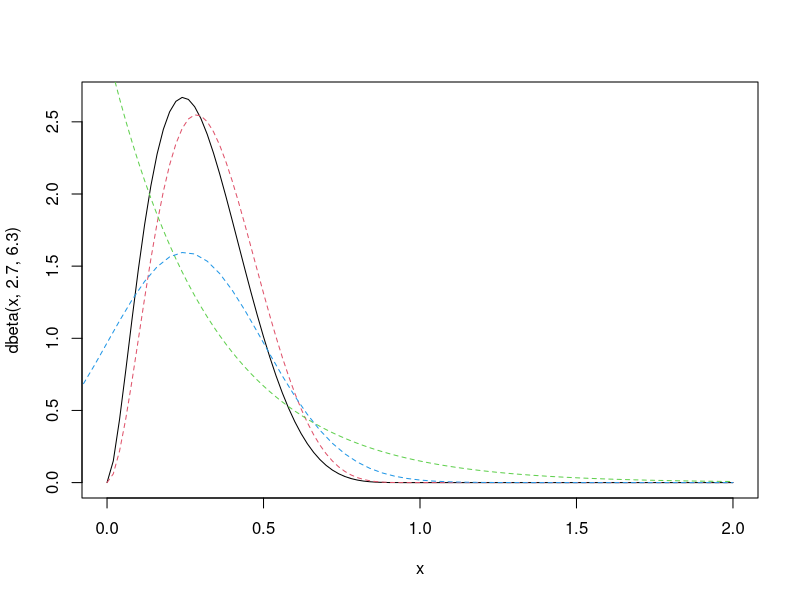
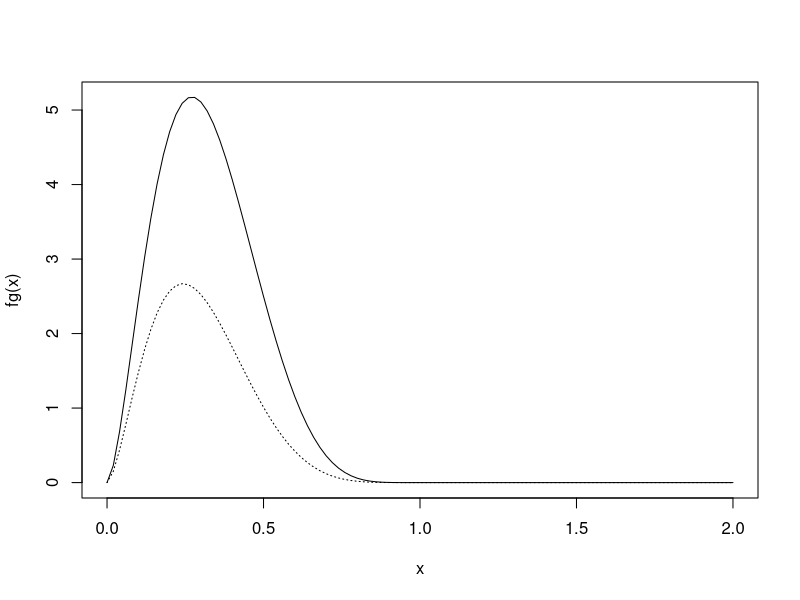
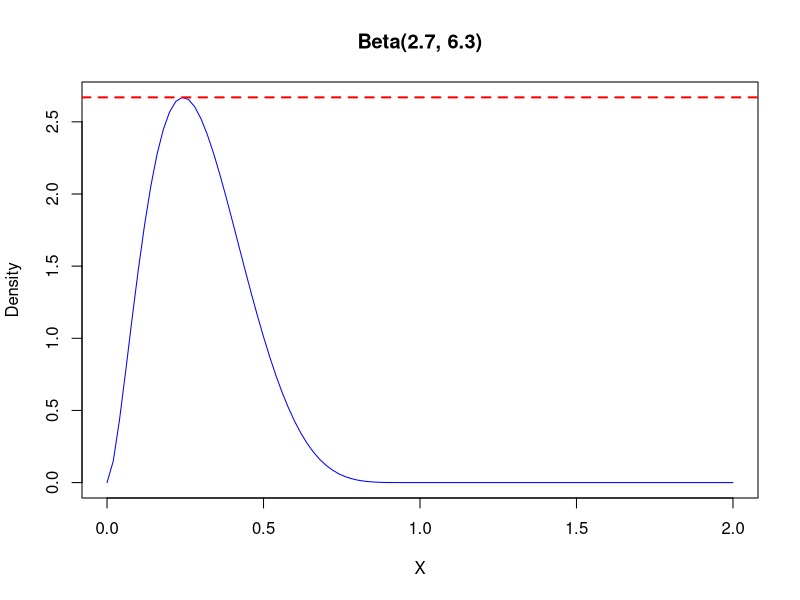
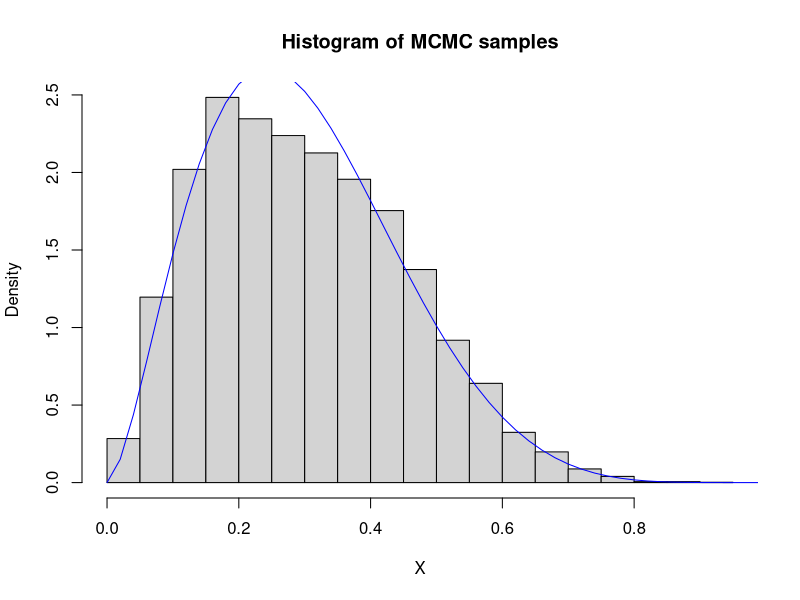
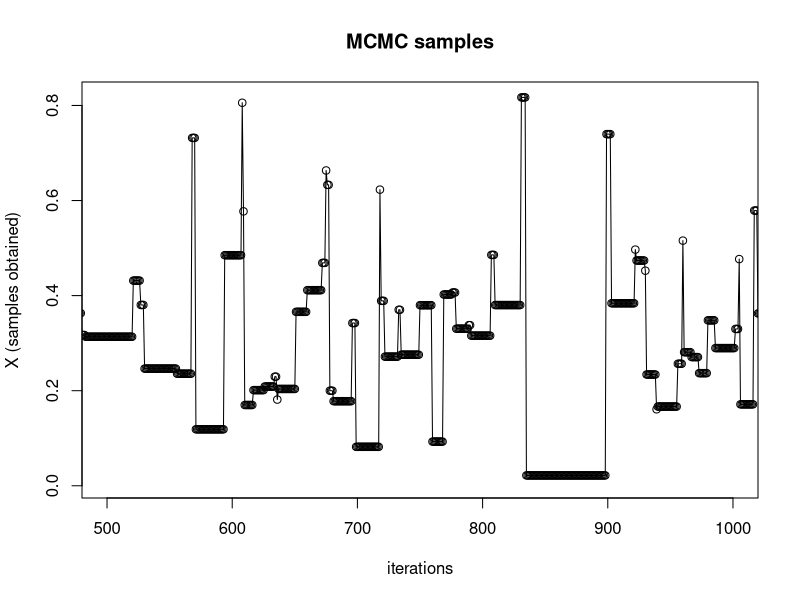
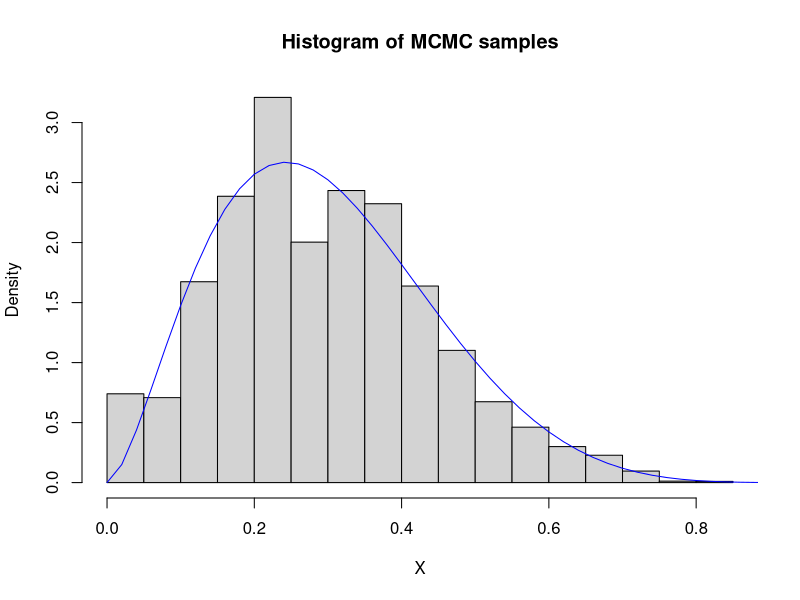
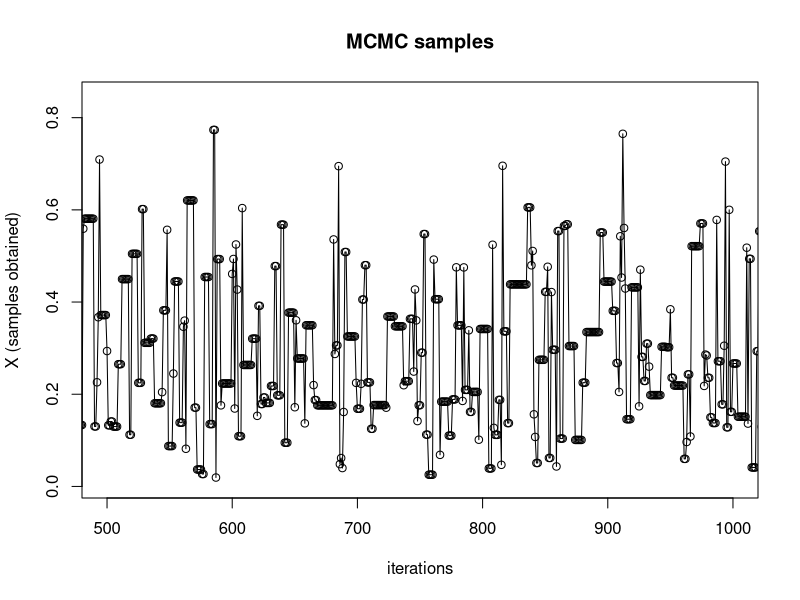
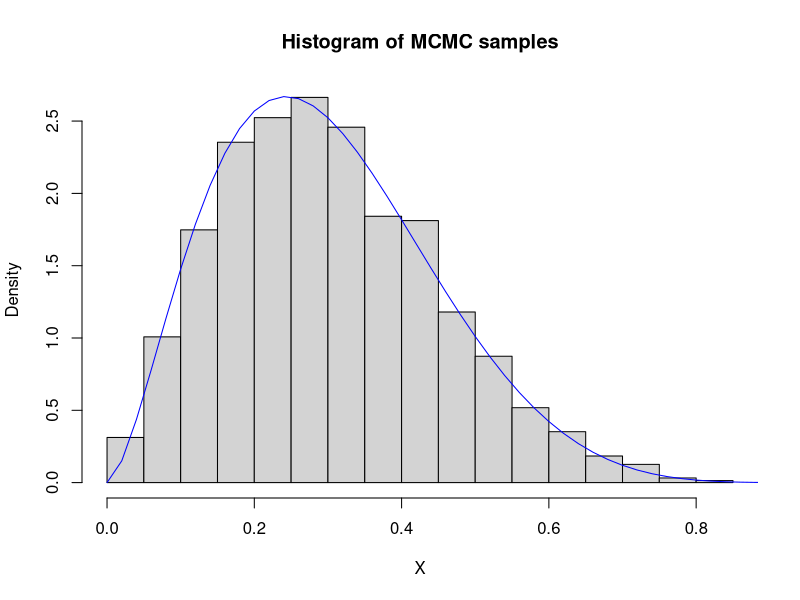

Write the R code that produced these figures, in order.
## ---- chunk 1
## potential instumential distributions
curve(expr = dbeta(x, 2.7, 6.3), from = 0, to = 2)
curve(expr = dbeta(x, 3, 6), from = 0, to = 2, add = TRUE, col = 2, lty = 2)
curve(expr = dexp(x, rate = 3), from = 0, to = 2, add = TRUE, col = 3, lty = 2)
#curve(expr = dnorm(x, mean = 1, sd = 1), from = 0, to = 2, add = TRUE, col = 4, lty = 2)
curve(expr = dnorm(x, mean = 0.25, 0.25), from = -2, to = 2, add = TRUE, col = 4, lty = 2)







fg = function(x){
  1.5*dbeta(x, 2.7, 6.3)/dexp(x, rate = 1)
}

curve(expr = fg, from = 0, to = 2)
curve(expr = dbeta(x, 2.7, 6.3), from = 0, to = 2, add = TRUE, lty = 3)

## ---- chunk 2
N = 10000

## For accept-reject, we need to find a value for M
## we can use `optimize` to find the maximum of our target density
maximum  = optimize(f = function(x){ dbeta(x, 2.7, 6.3) }, 
                    interval = c(0, 2), maximum = TRUE ) ## obtain maximum

## M here is basically random guess
M = maximum$objective  ## something smaller like 1.5 works too!
curve(expr = dbeta(x, 2.7, 6.3), 
      from = 0, to = 2, col = "blue",
      main = "Beta(2.7, 6.3)", xlab = "X", ylab = "Density")
abline(h = M, lty = 2, lwd = 2, col = "red")

f = function(x){
  dbeta(x, 2.7, 6.3)
}

g = function(x){
  #dnorm(x, mean = maximum$maximum, sd = 0.25)
  dexp(x, rate = 1)
}


#N = 100000
X = numeric(N)
i = 0
while(i < N){
  #Y = abs(rnorm(n = 1, mean = maximum$maximum, sd = 0.25))
  Y = rexp(n = 1, rate = 1)
  U = runif(1)
  if(U*M <= f(Y)/g(Y)){
    i = i + 1
    X[i] = Y
  }
}



print("sample mean from direct samples")
mean(rbeta(n = 1000, shape1 = 2.7, shape2 = 6.3))
print("sample mean from Accept-Reject samples")
mean(X)


## see how samples from chain compare to Beta(2.7, 6.3) density
hist(X, main = "Histogram of MCMC samples", prob = TRUE)
curve(expr = dbeta(x, 2.7, 6.3), 
      from = 0, to = 2, add = TRUE, col = "blue")

## ---- chunk 3
## Metropolis Hastings
## now compare results with Beta(2.7, 6.3)

N = 10000
X = numeric(N)
X[1] = rbeta(n = 1, shape1 = 2.7, shape2 = 6.3) ## initial value
for(i in 1:N){
  Y = rexp(n = 1, rate = X[i])
  rho = (dbeta(x = Y, 2.7, 6.3) * dexp(x = X[i], rate = Y)) / 
    (dbeta(x = X[i], 2.7, 6.3) * dexp(x = Y, rate = X[i])) 
  
  if(runif(1) < rho){
    X[i+1] = Y
  } else{
    X[i+1] = X[i]
  }
  
}

print("sample mean from direct samples")
mean(rbeta(n = 1000, shape1 = 2.7, shape2 = 6.3))
print("sample mean from M-H samples")
mean(X)

## see chain transitions
plot(X, type = "o", main = "MCMC samples",
     xlim = c(500,1000),
     xlab = "iterations", ylab = "X (samples obtained)")

## see how samples from chain compare to Beta(2.7, 6.3) density
hist(X, main = "Histogram of MCMC samples", prob = TRUE)
curve(expr = dbeta(x, 2.7, 6.3), 
      from = 0, to = 2, add = TRUE, col = "blue")


## ---- chunk 4

## Metropolis Hastings
## now compare results with Beta(2.7, 6.3)

N = 10000
X = numeric(N)
X[1] = rbeta(n = 1, shape1 = 2.7, shape2 = 6.3)
for(i in 1:N){
  Y = rexp(n = 1, rate = 1)
  rho = (dbeta(x = Y, 2.7, 6.3) * dexp(x = X[i], rate = 1)) / 
    (dbeta(x = X[i], 2.7, 6.3) * dexp(x = Y, rate = 1)) 
  
  if(runif(1) < rho){
    X[i+1] = Y
  } else{
    X[i+1] = X[i]
  }
  
}



print("sample mean from direct samples")
mean(rbeta(n = 1000, shape1 = 2.7, shape2 = 6.3))
print("sample mean from M-H samples")
mean(X)


## see chain transitions
plot(X, type = "o", main = "MCMC samples",
     xlim = c(500,1000),
     xlab = "iterations", ylab = "X (samples obtained)")

## see how samples from chain compare to Beta(2.7, 6.3) density
hist(X, main = "Histogram of MCMC samples", prob = TRUE)
curve(expr = dbeta(x, 2.7, 6.3), 
      from = 0, to = 2, add = TRUE, col = "blue")



## ---- chunk 5
N = 10000

## For accept-reject, we need to find a value for M
## we can use `optimize` to find the maximum of our target density
maximum  = optimize(f = function(x){ dgamma(x = x, shape = 4.3, rate = 6.2)}, 
                    interval = c(0, 2), maximum = TRUE ) ## obtain maximum

M = maximum$objective
curve(expr = dgamma(x = x, shape = 4.3, rate = 6.2), 
      from = 0, to = 2, col = "blue",
      main = "Gamma(4.3, 6.2", xlab = "X", ylab = "Density")
abline(h = M, lty = 3, lwd = 2, col = "red")

f = function(x){
  dgamma(x = x, shape = 4.3, rate = 6.2)
}

g = function(x){
  dgamma(x = x, shape = 4, rate = 7)
}


#N = 10
X = numeric(N)
i = 0
while(i < N){
  Y = rgamma(n = 1, shape = 4, rate = 7)
  U = runif(1)
  if(U*M <= f(Y)/g(Y)){
    i = i + 1
    X[i] = Y
  }
}

## see how samples from chain compare to Gamma density
hist(X, main = "Histogram of MCMC samples", prob = TRUE)
curve(expr = dgamma(x = x, shape = 4.3, rate = 6.2), 
      from = 0, to = 2, add = TRUE, col = "blue")

## ---- chunk 6
## Metropolis Hastings 

N = 10000
X = numeric(N)
X[1] = rgamma(n = 1, shape = 4.3, rate = 6.2)
for(i in 1:N){
  Y = rgamma(n = 1, shape = 4, rate = 7)
  rho = (dgamma(x = Y, shape = 4.3, rate = 6.2) * dgamma(x = X[i], shape = 4, rate = 7)) / 
    (dgamma(x = X[i], shape = 4.3, rate = 6.2) * dgamma(x = Y, shape = 4, rate = 7)) 
  #X[i+1] = X[i] + (Y - X[i])*(runif(1) < rho) ## equivalent to if-else statement below
  if(runif(1) < rho){
    X[i+1] = Y
  } else{
    X[i+1] = X[i]
  }
  
}



mean(X)

## see chain transitions
par(mfrow = c(1,2))
plot(X, type = "o", main = "MCMC samples",
     xlim = c(1,200),
     xlab = "iterations", ylab = "X (samples obtained)")

plot(X, type = "o", main = "MCMC samples",
     xlim = c(N-200,N),
     xlab = "iterations", ylab = "X (samples obtained)")
par(mfrow = c(1,1))


## see how samples from chain compare to Gamma density
hist(X, main = "Histogram of MCMC samples", prob = TRUE)
curve(expr = dgamma(x = x, shape = 4.3, rate = 6.2), 
      from = 0, to = 2, add = TRUE, col = "blue")

## ---- chunk 7

## Metropolis Hastings
## now compare results with Gamma(5,6)

N = 10000
X = numeric(N)
X[1] = rgamma(n = 1, shape = 4.3, rate = 6.2)
for(i in 1:N){
  Y = rgamma(n = 1, shape = 5, rate = 6)
  rho = (dgamma(x = Y, shape = 4.3, rate = 6.2) * dgamma(x = X[i], shape = 5, rate = 6)) / 
    (dgamma(x = X[i], shape = 4.3, rate = 6.2) * dgamma(x = Y, shape = 5, rate = 6)) 
  #X[i+1] = X[i] + (Y - X[i])*(runif(1) < rho) ## equivalent to if-else statement below
  if(runif(1) < rho){
    X[i+1] = Y
  } else{
    X[i+1] = X[i]
  }
  
}



mean(X)

## see chain transitions
plot(X, type = "o", main = "MCMC samples",
     xlim = c(500,1000),
     xlab = "iterations", ylab = "X (samples obtained)")

## see how samples from chain compare to Gamma density
hist(X, main = "Histogram of MCMC samples", prob = TRUE)
curve(expr = dgamma(x = x, shape = 4.3, rate = 6.2), 
      from = 0, to = 2, add = TRUE, col = "blue")



## ---- chunk 8

dRayleigh = function(x, sigma = 4){
  ## any needed for `curve`
  if(any(x < 0)){
    out = 0
  } else{
  out = (x/sigma^2) * exp(-x^2 / (2 * sigma^2))
  }
  return(out)
}

N = 10000

X = numeric(N)
X[1] = 2 ## some random value

for(i in 1:N){
  Y = rchisq(n = 1, df = X[i])
  U = runif(1)
  rho = (dRayleigh(Y) * dchisq(x = X[i], df = Y)) / 
        (dRayleigh(X[i]) * dchisq(x = Y, df = X[i]))
  if(U < rho){
    X[i+1] = Y
  } else {
    X[i+1] = X[i]
  }
}



## see how samples from chain compare to Gamma density
hist(X, main = "Histogram of MCMC samples", prob = TRUE)
curve(expr = dRayleigh, 
      from = 0, to = 20, add = TRUE, col = "blue")



## ---- chunk 9

dRayleigh = function(x, sigma = 4){
  ## any needed for `curve`
  if(any(x < 0)){
    out = 0
  } else{
  out = (x/sigma^2) * exp(-x^2 / (2 * sigma^2))
  }
  return(out)
}

N = 10000

X = numeric(N)
X[1] = 2 ## some random value

for(i in 1:N){
  Y = rgamma(n = 1, shape = X[i], rate = 1)
  U = runif(1)
  rho = (dRayleigh(Y) * dgamma(x = X[i], shape = Y, rate = 1)) / 
        (dRayleigh(X[i]) * dgamma(x = Y, shape = X[i], rate = 1))
  if(U < rho){
    X[i+1] = Y
  } else {
    X[i+1] = X[i]
  }
}



## see how samples from chain compare to Gamma density
hist(X, main = "Histogram of MCMC samples", prob = TRUE)
curve(expr = dRayleigh, 
      from = 0, to = 20, add = TRUE, col = "blue")



## ---- chunk 10

dRayleigh = function(x, sigma = 4){
  ## any needed for `curve`
  if(any(x < 0)){
    out = 0
  } else{
  out = (x/sigma^2) * exp(-x^2 / (2 * sigma^2))
  }
  return(out)
}


N = 10000

X = numeric(N)
X[1] = 2 ## some random value

for(i in 1:N){
  Y = rgamma(n = 1, shape = 2, rate = 1)
  U = runif(1)
  rho = (dRayleigh(Y) * dgamma(x = X[i], shape = 2, rate = 1)) / 
        (dRayleigh(X[i]) * dgamma(x = Y, shape = 2, rate = 1))
  if(U < rho){
    X[i+1] = Y
  } else {
    X[i+1] = X[i]
  }
}



## see how samples from chain compare to Gamma density
hist(X, main = "Histogram of MCMC samples", prob = TRUE)
curve(expr = dRayleigh, 
      from = 0, to = 20, add = TRUE, col = "blue")
